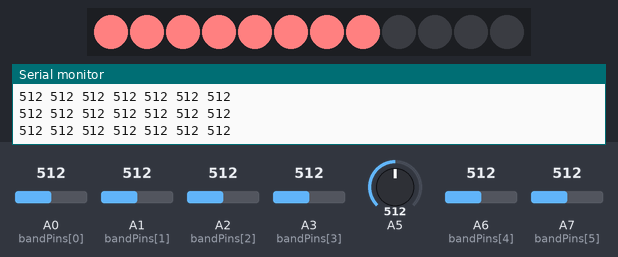
Simulated run of this sketch. Board: SparkFun Pro Micro, built with avr-gcc and run on an emulated ATmega32U4. Shown: 12 RGB LEDs in strip order, left to right, the last lines printed to the serial monitor. Inputs (shaded band) come from the test bench; at power-on: A2 (bandPins[2]) = 512, A6 (bandPins[4]) = 512, A3 (bandPins[3]) = 512, A7 (bandPins[5]) = 512, A0 (bandPins[0]) = 512, A1 (bandPins[1]) = 512, A5 = 512. Dim RGB values are drawn brighter than linear.

Above: at 1.2 s.
1.3 s: A2 (bandPins[2]) set to 306
At 2.5 s:
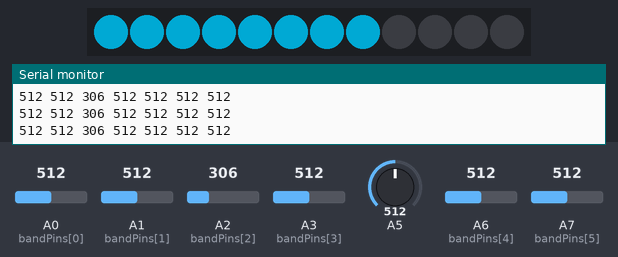
2.8 s: A6 (bandPins[4]) set to 716
4.3 s: A3 (bandPins[3]) set to 306
5.8 s: A7 (bandPins[5]) set to 716
7.3 s: A2 (bandPins[2]) set to 30
At 8.5 s:
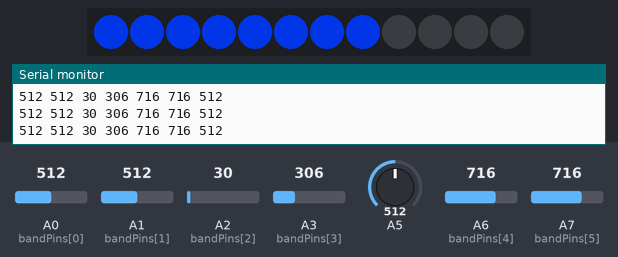
8.8 s: A3 (bandPins[3]) set to 30
Timing chart, 0 to 11.3 s (numbered marks = the images above; inputs shaded):
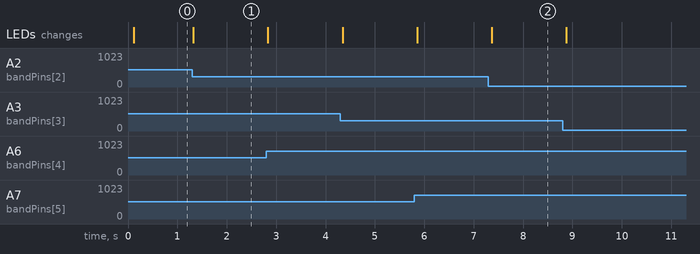

Measured:
- after the input at 1.3 s, the LEDs: change at once (image 1)
- after the input at 7.3 s, the LEDs: change after 0.07 s (image 2)

The sketch:

ProMicro5V_MM3830test.ino
```cpp
#define USE_CONSOLE true

#include <MsTimer2.h>

#include <Adafruit_NeoPixel.h>
#ifdef __AVR__
#include <avr/power.h>
#endif

#define PIN 10

// Parameter 1 = number of pixels in strip
// Parameter 2 = Arduino pin number (most are valid)
// Parameter 3 = pixel type flags, add together as needed:
//   NEO_KHZ800  800 KHz bitstream (most NeoPixel products w/WS2812 LEDs)
//   NEO_KHZ400  400 KHz (classic 'v1' (not v2) FLORA pixels, WS2811 drivers)
//   NEO_GRB     Pixels are wired for GRB bitstream (most NeoPixel products)
//   NEO_RGB     Pixels are wired for RGB bitstream (v1 FLORA pixels, not v2)

Adafruit_NeoPixel strip = Adafruit_NeoPixel(12, PIN, NEO_GRB + NEO_KHZ800);

// IMPORTANT: To reduce NeoPixel burnout risk, add 1000 uF capacitor across
// pixel power leads, add 300 - 500 Ohm resistor on first pixel's data input
// and minimize distance between Arduino and first pixel.  Avoid connecting
// on a live circuit...if you must, connect GND first.

static int colorValue = 0;
static int bandPins[] = {A0, A1, A2, A3, A6, A7};

void cyclePoint() {
  int a;
  int level[7];

  for (a = 0; a < 7; a++) {
    int val = analogRead(bandPins[a]);
#if USE_CONSOLE
    Serial.print(val);
    Serial.print(" ");
#endif
    level[a] = val;
  }
#if USE_CONSOLE
  Serial.println("");
#endif
//  unsigned char R = (level[0] + level[1] + level[2]) / (4 * 3);
//  unsigned char G = (level[3] + level[4]) / (4 * 2);
//  unsigned char B = (level[5]) / (4 * 1);

//  unsigned char R = (level[0]) / (4 * 1);
//  unsigned char G = (level[1] + level[2] + level[3] + level[4]) / (4 * 4);
//  unsigned char B = (level[5]) / (4 * 1);

  unsigned char R = (level[0] + level[1]) / (4 * 2);
  unsigned char G = (level[2] + level[3]) / (4 * 2);
  unsigned char B = (level[4] + level[5]) / (4 * 2);

  colorValue = strip.Color(R, G, B);
}

void setup() {
  // This is for Trinket 5V 16MHz, you can remove these three lines if you are not using a Trinket
#if defined (__AVR_ATtiny85__)
  if (F_CPU == 16000000) clock_prescale_set(clock_div_1);
#endif
  // End of trinket special code

  strip.begin();
  strip.setBrightness(0xFF);
  strip.show(); // Initialize all pixels to 'off'

  while (!Serial);
  Serial.begin(115200);

  for (int a = 0; a < 6; a++) {
    pinMode(bandPins[a], INPUT);
  }

  MsTimer2::set(1000 / 10, cyclePoint);
  MsTimer2::start();
}

void loop() {
  int a;
  for (a = 0; a < 8; a++) {
    strip.setPixelColor(a, colorValue);
  }
  strip.show();
  delay(1000/10);
}
```
